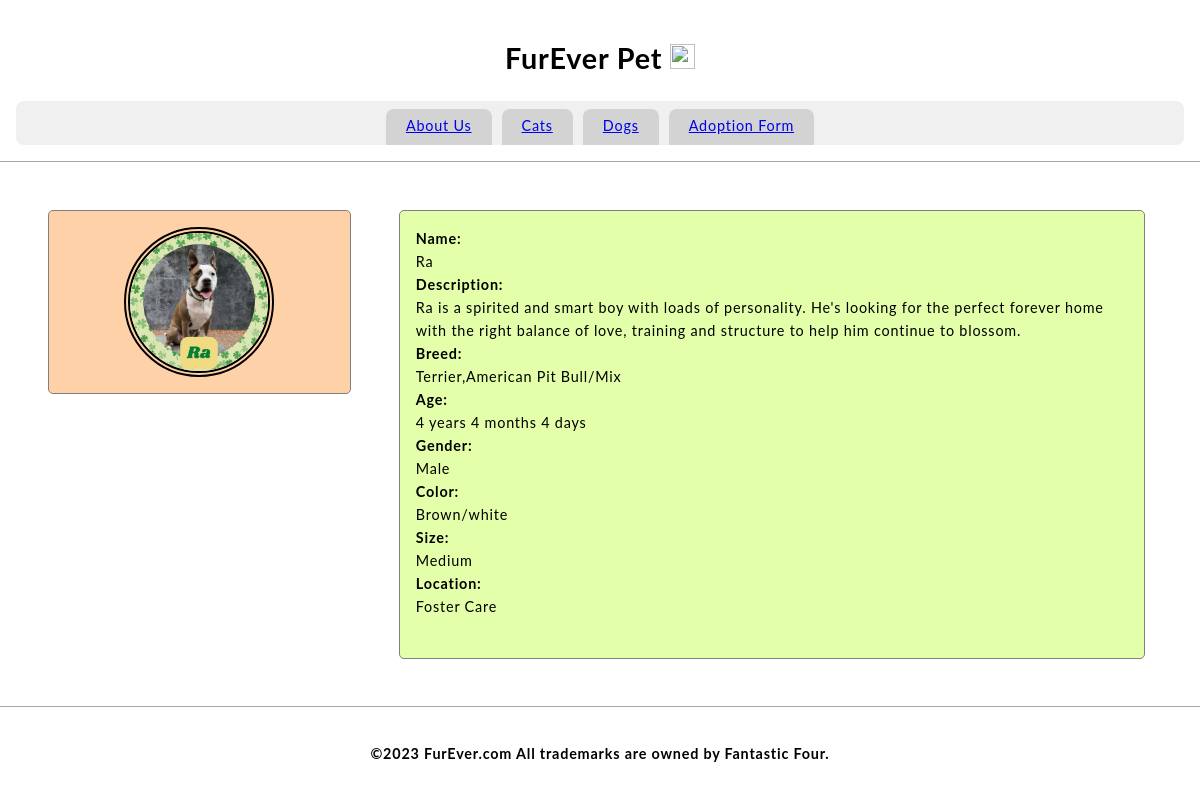
The app's page /dog_43078721, older data.
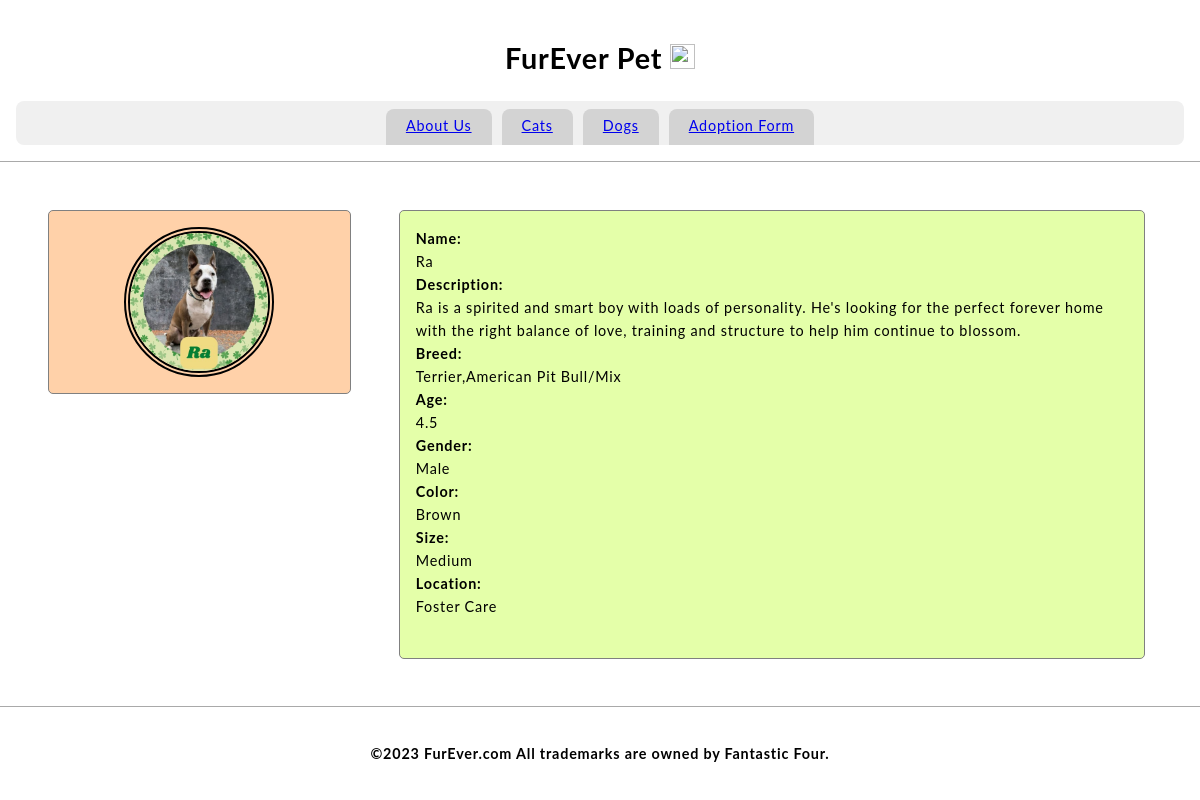
The same page, newer data.
### tables this page shows
CREATE TABLE Dog(id int, name varchar(45), description varchar(1000), breed varchar(20), age float, gender varchar(10),color varchar(10),size varchar(10), location varchar(10), primary key (id));

### Furever.py (the view)
@app.route('/dog_43078721')
def dog_430():
    c.execute("select name from Dog")
    myresult = c.fetchall()
    name =  myresult[2][0]
    c.execute("select description from Dog")
    myresult2 = c.fetchall()
    description =  myresult2[2][0]
    c.execute("select breed from Dog")
    myresult3 = c.fetchall()
    breed = myresult3[2][0]
    c.execute("select age from Dog")
    myresult4 = c.fetchall()
    age = myresult4[2][0]
    c.execute("select gender from Dog")
    myresult5 = c.fetchall()
    gender = myresult5[2][0]
    c.execute("select color from Dog")
    myresult6 = c.fetchall()
    color = myresult6[2][0]
    c.execute("select size from Dog")
    myresult7 = c.fetchall()
    size = myresult7[2][0]
    c.execute("select location from Dog")
    myresult8 = c.fetchall()
    location = myresult8[2][0]
    return render_template('dog_43078721.html',name=name, description=description, breed=breed, age=age, gender=gender, color=color,size=size, location=location)

### prefix.py (called while the page is built)
    def __call__(self, environ, start_response):
        return self.app(environ, start_response)

### templates/dog_43078721.html (shortened to what this page needs)
<!DOCTYPE>
<html>
    <head>
        <link href="static/style.css" type="text/css" rel="stylesheet"/>
    </head>
    <body>
        <header>
            <h1 class="title">FurEver Pet <img src="static/logo.png" width=25px height=25px/></h1>
            <nav>
                <a class="nav-anchor" href="aboutus">About Us</a>
                <a class="nav-anchor" href="cats">Cats</a>
                <a class="nav-anchor" href="dogs">Dogs</a>
                <a class="nav-anchor" href="adoptionform">Adoption Form</a>
            </nav>
        </header>
        <main>
            <aside>
                <div class="aside-div">
                    <img src="43078721.jpg"/ width= 150px height = 150px>
                </div>
            </aside>
            <section>
                <article class="article-div">
                          <b>Name:</b>
                    <br>
                    {{name}}
                    <br>
                    <b>Description:</b>
                    <br>
                    {{description}}
                    <br>
                    <b>Breed:</b>
                    <br>
                    {{breed}}
                    <br>
                    <b>Age:</b>
                    <br>
                    {{age}}
                    <br>
                    <b>Gender:</b>
                    <br>
                    {{gender}}
                    <br>
                    <b>Color:</b>
                    <br>
                    {{color}}
                    <br>
                    <b>Size:</b>
                    <br>
                    {{size}}
                    <br>
                    <b>Location:</b>
                    <br>
                    {{location}}
                    <br>
                    <br>
                </article>
            </section>
        </main>
        <footer>
            <h4 class="title">©2023 FurEver.com All trademarks are owned by Fantastic Four.</h4>
        </footer>
    </body>
</html>

Row changes from the older to the newer data that the page shows:
changed Dog "Ra": age "4 years 4 months 4 days" → "4.5"; color "Brown/white" → "Brown"
